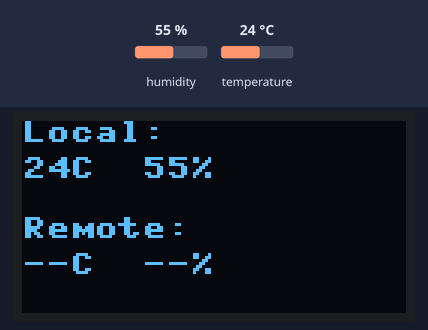
A program run on a simulated MicroPython board. Shown: 128×64 one-colour display. The test bench sets the inputs (shaded band); at power-on: humidity 55 %, temperature 24 °C. No radio messages arrive unless stated (any console line starting 'radio sent:' is added by the test bench); library files of the repository ran but are not shown: ssd1306.py; what the program prints to the serial console is not drawn.

Above: at 1.2 s.
1.3 s: humidity set to 22 %
At 3.3 s:
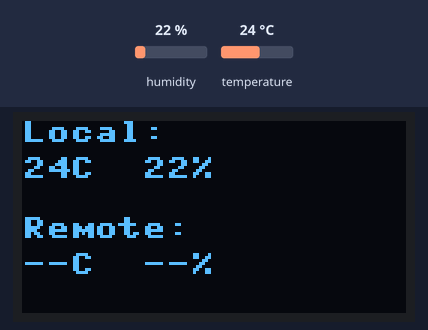
3.6 s: temperature set to 12 °C
At 5.3 s:
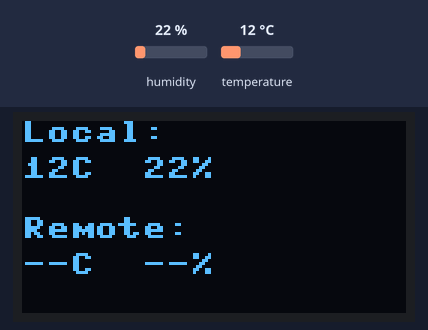
5.6 s: humidity set to 40 %
At 7.4 s:
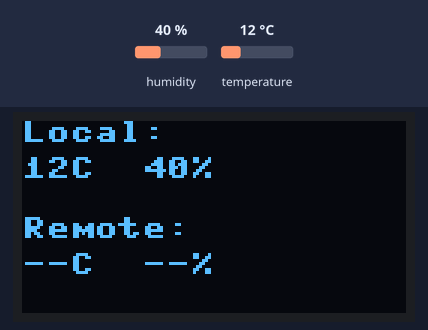
7.7 s: temperature set to 19 °C
Timing chart, 0 to 10.7 s (numbered marks = the images above; inputs shaded):
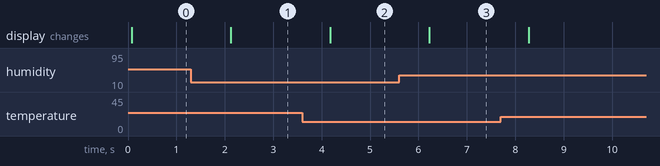

Measured:
- after the input at 1.3 s, the display: changes after 0.83 s (image 1)
- after the input at 3.6 s, the display: changes after 0.58 s (image 2)
- after the input at 5.6 s, the display: changes after 0.63 s (image 3)

The program:

node_a.py
```python
import espnow
import network
import dht
import machine
import ssd1306
import time

# WiFi init
wlan = network.WLAN(network.STA_IF)
wlan.active(True)

# ESP-NOW init
e = espnow.ESPNow()
e.active(True)
peer = b'\xd8\xbf\xc0\x0e\x64\xe9'  # Node B MAC
e.add_peer(peer)

# DHT11 on D2 (GPIO4)
sensor = dht.DHT11(machine.Pin(4))

# SSD1306 OLED using SoftI2C
i2c = machine.SoftI2C(scl=machine.Pin(14), sda=machine.Pin(12))
display = ssd1306.SSD1306_I2C(128, 64, i2c, addr=0x3C)

remote_temp = '--'
remote_hum = '--'

while True:
    # Receive any pending data
    try:
        mac, msg = e.irecv(0)
        if msg:
            data = msg.decode()
            parts = data.split(',')
            if len(parts) == 2:
                remote_temp = parts[0]
                remote_hum = parts[1]
    except Exception:
        pass

    # Read DHT11 and send
    try:
        sensor.measure()
        temp = sensor.temperature()
        hum = sensor.humidity()
        msg = '{},{}'.format(temp, hum)
        e.send(peer, msg)
    except Exception:
        temp = '--'
        hum = '--'

    # Update display
    display.fill(0)
    display.text('Local:', 0, 0)
    display.text('{}C  {}%'.format(temp, hum), 0, 12)
    display.text('Remote:', 0, 32)
    display.text('{}C  {}%'.format(remote_temp, remote_hum), 0, 44)
    display.show()

    time.sleep(2)
```
